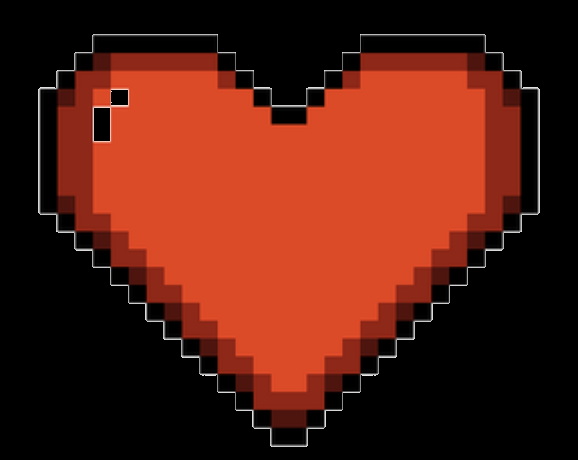
#> input picture lastfrog/src/PythonConverter/heart.png, 578 x 460 px
$ python 16converter.py
#> lines starting #> are read from the running program, lines starting #| are printed output that depends on the picture
from PIL import Image

# Open the image file (Ensure the path is correct)
img = Image.open("heart.png")  # Change to your actual image path
#> img is the input picture: PIL image 578x460 RGBA; mean R, G, B, A 87.4, 30.5, 17.8, 255
img = img.resize((16, 16))  # Resize to 16x16 pixels
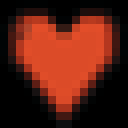
#> img: PIL image 16x16 RGBA (shown 8 times larger); mean R, G, B, A 87.5, 30.6, 17.9, 255

# Define a function to quantize the RGB values to 2-bit per channel
def rgb_to_6bit(r, g, b):
    r_2bit = (r // 64) & 0b11  # 2-bit red
    g_2bit = (g // 64) & 0b11  # 2-bit green
    b_2bit = (b // 64) & 0b11  # 2-bit blue
    return (r_2bit << 4) | (g_2bit << 2) | b_2bit  # Combine into 6-bit value

# Convert the image to 6-bit RGB format
bram_array = []

# Process each pixel from 0 to 255 for a 16x16 image
for y in range(16):
    for x in range(16):
        r, g, b = img.getpixel((x, y))[:3]  # Get RGB value for each pixel
        pixel_6bit = rgb_to_6bit(r, g, b)
        bram_array.append(pixel_6bit)
#> after the loop, bram_array = 256 values, max 52 at index 52, min 0 at index 0, mean 18.66

# Print the BRAM initialization values for all 256 pixels (0 to 255)
for i in range(256):
    if i < len(bram_array):
        val = bram_array[i]
        print(f"red_car_bram[{i}] = 6'b{val:06b};")
    else:
        print(f"red_car_bram[{i}] = 6'b000000;")  # Fallback for any missing pixels
#> this loop made 256 passes
#> val on passes 1 to 12: 0, 0, 0, 0, 0, 0, 0, 0, 0, 0, 0, 0
#| red_car_bram[0] = 6'b000000;
#| red_car_bram[1] = 6'b000000;
#| red_car_bram[2] = 6'b000000;
#| red_car_bram[3] = 6'b000000;
#| red_car_bram[4] = 6'b000000;
#| red_car_bram[5] = 6'b000000;
#| red_car_bram[6] = 6'b000000;
#| red_car_bram[7] = 6'b000000;
#> (further printed lines are left out)

# Debugging: check how many pixels were processed
print(f"Total pixels processed: {len(bram_array)}")
#| Total pixels processed: 256

$ run again, with lastfrog/src/PythonConverter/carblue2.png copied over lastfrog/src/PythonConverter/heart.png
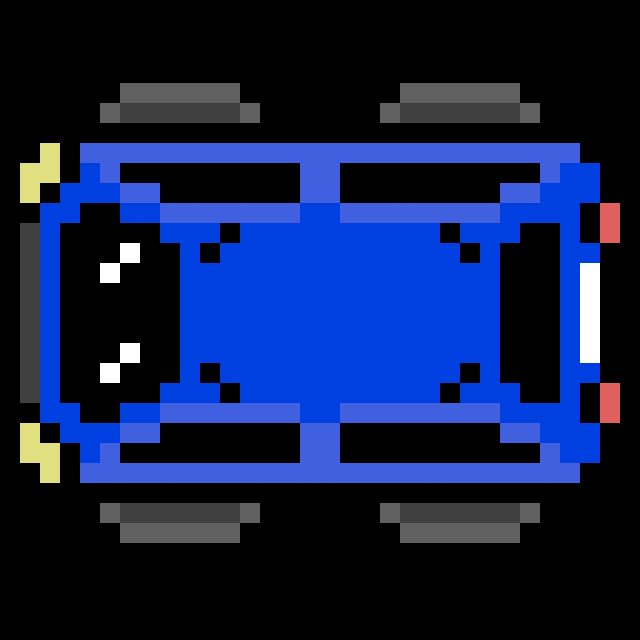
#> input picture lastfrog/src/PythonConverter/carblue2.png, 640 x 640 px
#> img is the input picture: PIL image 640x640 RGBA; mean R, G, B, A 16.2, 31.2, 73.9, 255
#> `img = img.resize((16, 16))`:
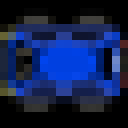
#> img: PIL image 16x16 RGBA (shown 8 times larger); mean R, G, B, A 17.2, 32, 74.9, 255
#> after the loop `for y in range(16):`: bram_array = 256 values, max 27 at index 126, min 0 at index 0, mean 2.48
#> the loop `for i in range(256):` made 256 passes
#> val on passes 1 to 8: 0, 0, 0, 0, 0, 0, 0, 0
#> (printed output is left out)
#| Total pixels processed: 256

$ run again, with lastfrog/src/PythonConverter/carbluer.png copied over lastfrog/src/PythonConverter/heart.png
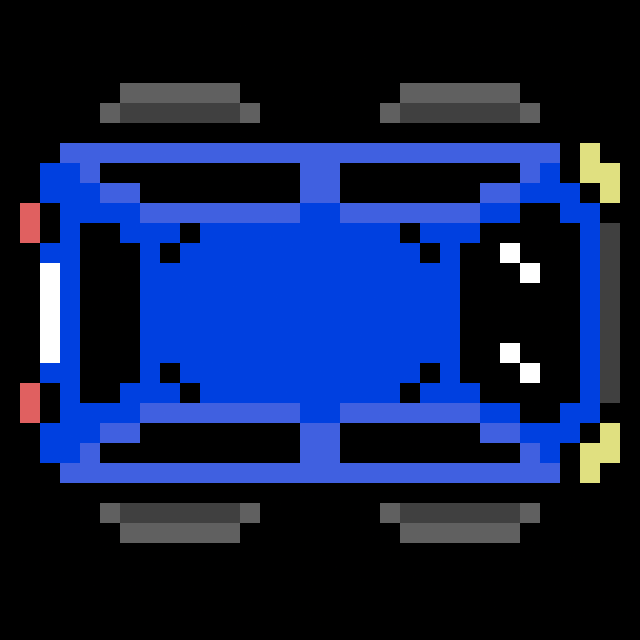
#> input picture lastfrog/src/PythonConverter/carbluer.png, 640 x 640 px
#> img is the input picture: PIL image 640x640 RGBA; mean R, G, B, A 16.2, 31.2, 73.9, 255
#> `img = img.resize((16, 16))`:
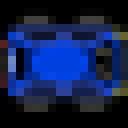
#> img: PIL image 16x16 RGBA (shown 8 times larger); mean R, G, B, A 17.2, 32, 74.9, 255
#> after the loop `for y in range(16):`: bram_array = 256 values, max 27 at index 113, min 0 at index 0, mean 2.48
#> the loop `for i in range(256):` made 256 passes
#> val on passes 1 to 8: 0, 0, 0, 0, 0, 0, 0, 0
#> (printed output is left out)
#| Total pixels processed: 256
